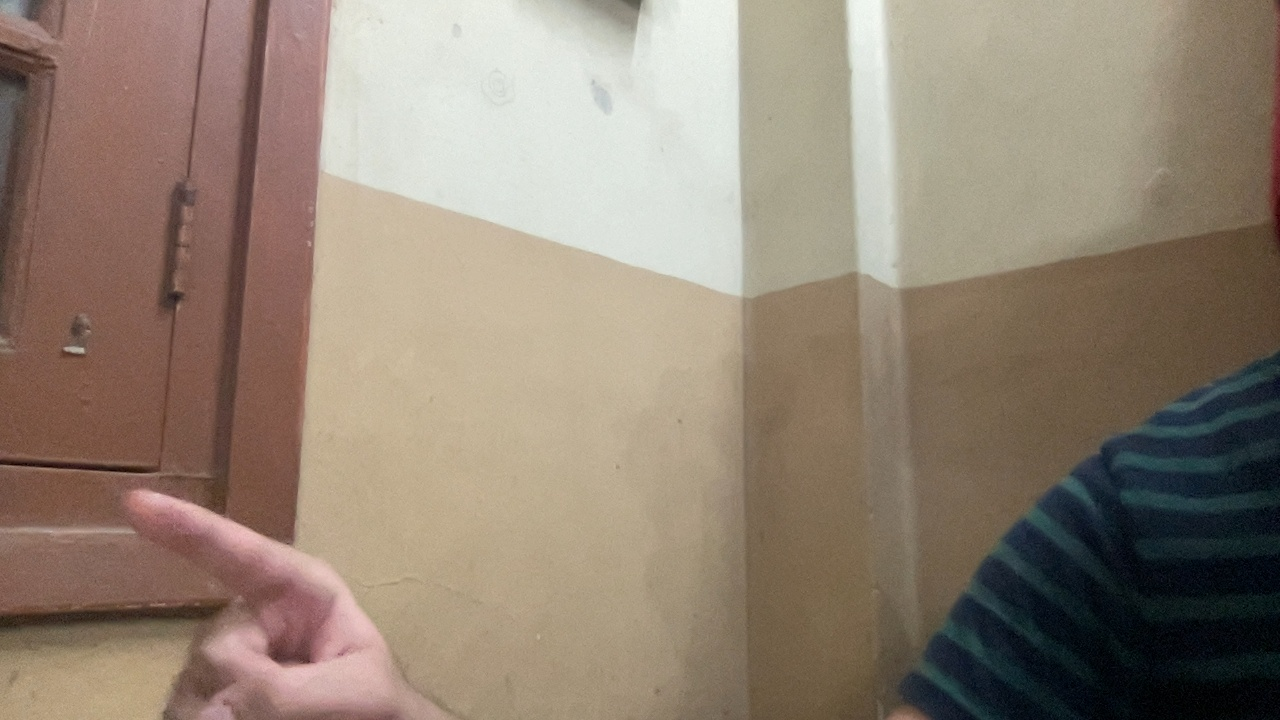
#> input picture Hand_Recognition_Model/GestureDataset/DifferentGestures/1finger/1001317e-6eb8-11ee-b782-46e6e0f634aa.jpg, 1280 x 720 px, given in place of the camera
$ python Background_subtractor_hand_detection.py
#> lines starting #> are read from the running program, lines starting #| are printed output that depends on the picture; after the words box and inside, x2 and y2 are one past the last pixel; in counts of white or black regions, pixels touching at a corner belong together
import cv2 as cv

capture = cv.VideoCapture(1)

BackGroundSubtractor = cv.createBackgroundSubtractorMOG2()

while True:
    ret, frame = capture.read()
#> frame is the input picture: shape (720, 1280, 3); mean B, G, R 116.1, 131.2, 146.1

    ForeGroundMask = BackGroundSubtractor.apply(frame)
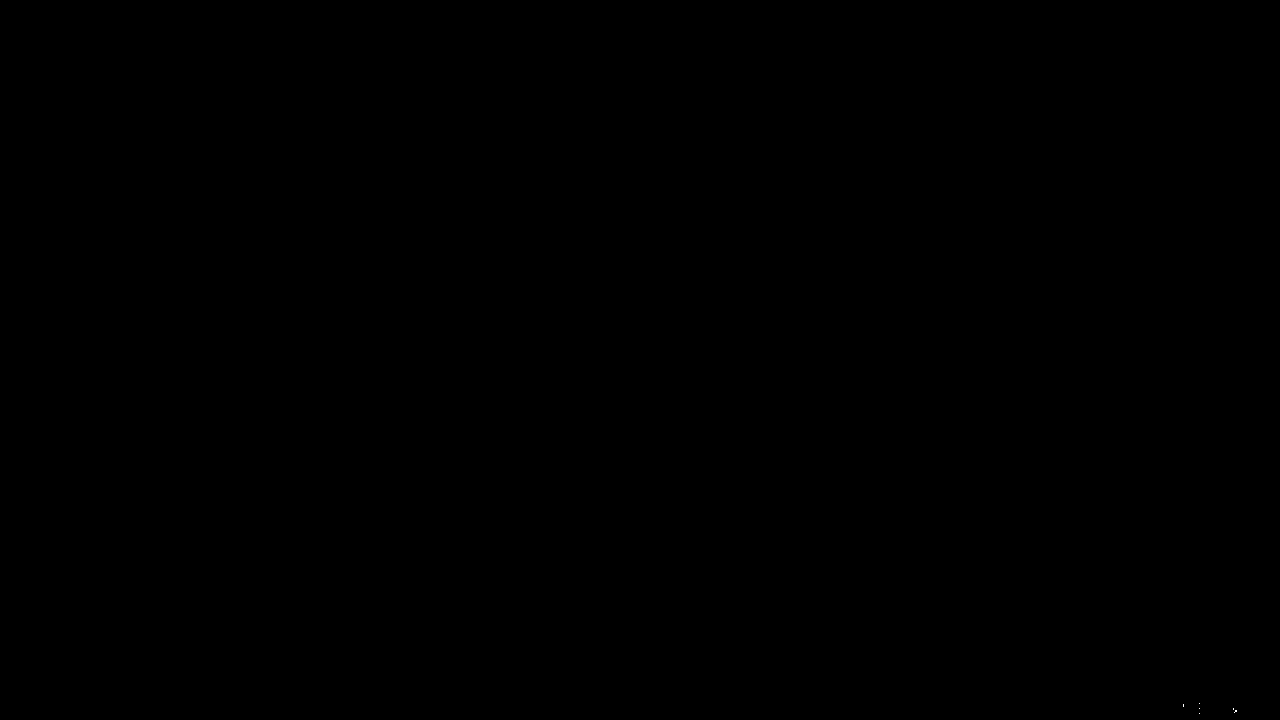
#> ForeGroundMask: shape (720, 1280); values 127 (black) and 255 (white), 0% white in thin lines or dots, all inside (x1, y1, x2, y2) = (1183, 703, 1237, 714)
    # cv.imshow("foreground mask",ForeGroundMask)
    threshold, thresh = cv.threshold(ForeGroundMask, 200, 255, cv.THRESH_BINARY)
    # cv.imshow("threshold_image",thresh)
    contours, hierarchy = cv.findContours(thresh, cv.RETR_EXTERNAL, cv.CHAIN_APPROX_SIMPLE)
#> contours = 6 contours, all with area under 20
    # print(contours)
    for contour in contours:
        if cv.contourArea(contour) > 1000:
            x, y, w, h = cv.boundingRect(contour)
            cv.rectangle(frame, (x, y), (x + w, y + h), (0,0,255), 2)
#> this loop made 6 passes
#> contour on passes 1, 3, 4, 5, 6: [[1199, 713]], [[1233, 708], [1233, 709]], [[1199, 708]], [[1183, 704], [1183, 706]], [[1199, 703]]

    cv.imshow("Hand Detection", frame)

    if cv.waitKey(20) & 0xFF == ord('d'):
#> (key Esc is pressed here)
        break

capture.release()
cv.destroyAllWindows()
